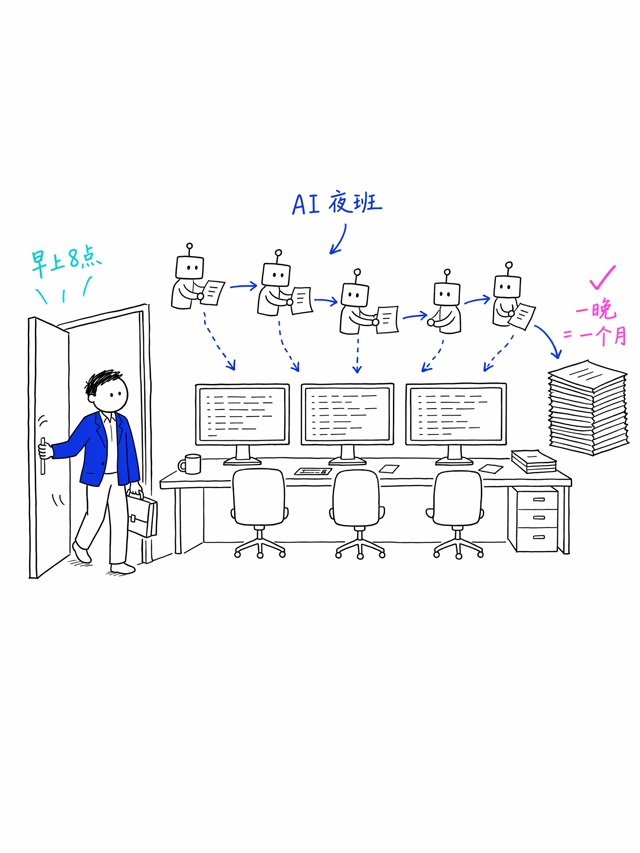
#> input picture examples/sample-s1.png, 640 x 853 px
$ python wb_engine.py ../../examples/sample-s1.png ../../examples/sample-s2.png 1.0 ../../examples/sample-s2.png
#> lines starting #> are read from the running program, lines starting #| are printed output that depends on the picture; after the words box and inside, x2 and y2 are one past the last pixel; in counts of white or black regions, pixels touching at a corner belong together
#> in render_video, img is the input picture: shape (853, 640, 3); mean B, G, R 246.3, 244.8, 244.5
"""Whiteboard draw-on engine: PNG line art -> stroke-ordered reveal animation.
Order map approach: every ink pixel gets a draw-time index following a pen-like
walk along the stroke skeleton. Black strokes first, colored annotations last.
"""
import cv2
import numpy as np
from scipy import ndimage


def build_order(img_bgr, white_thresh=235, sat_thresh=60, group_dilate=9):
    """Return (order_map float32 0..1 for ink px, -1 elsewhere; pen_path list of (order, x, y))."""
#> called with white_thresh = 235, sat_thresh = 60, group_dilate = 9
    gray = cv2.cvtColor(img_bgr, cv2.COLOR_BGR2GRAY)
    hsv = cv2.cvtColor(img_bgr, cv2.COLOR_BGR2HSV)
#> hsv: shape (853, 640, 3); mean H, S, V 4.5, 2.6, 246.3
    ink = gray < white_thresh
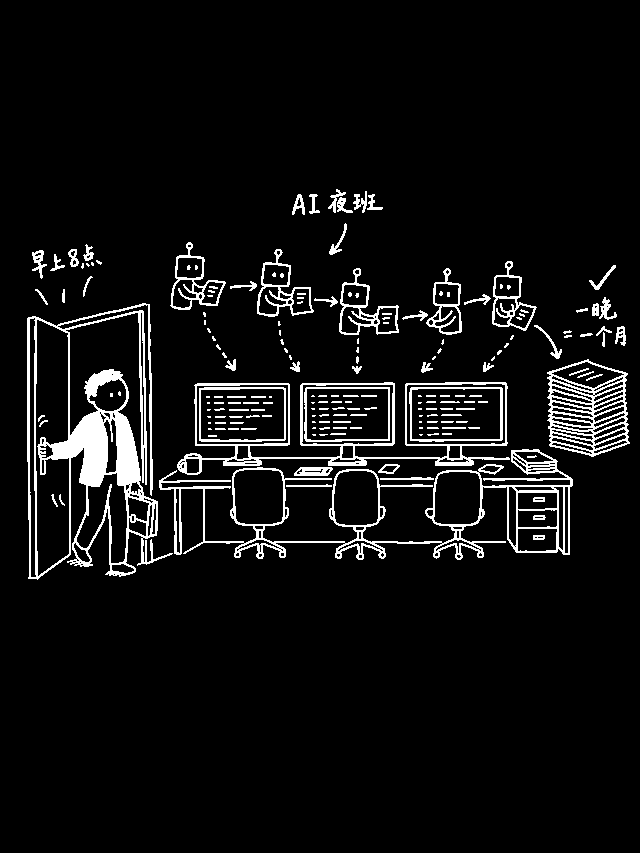
#> ink: shape (853, 640) bool; 6.4% white; 193 white regions (82 under 20 px), largest, box (x1, y1, x2, y2) and area: (27, 303, 173, 580) 10183, (159, 449, 573, 560) 6391, (177, 382, 510, 475) 3748
    colored_core = ink & (hsv[..., 1] > sat_thresh)
#> colored_core: shape (853, 640) bool; 1.1% white; 196 white regions (160 under 20 px), largest, box (x1, y1, x2, y2) and area: (51, 412, 107, 486) 2152, (114, 411, 140, 486) 1180, (32, 250, 47, 279) 167
    # absorb only LIGHT anti-aliased halo pixels around colored strokes/fills;
    # dark black outlines hugging a colored fill must stay in the sketch layer
    k5 = np.ones((7, 7), np.uint8)
    halo = ink & (cv2.dilate(colored_core.astype(np.uint8), k5) > 0) & (gray > 150)
#> halo: shape (853, 640) bool; 0.52% white in thin lines or dots, all inside (x1, y1, x2, y2) = (27, 189, 629, 580)
    colored = colored_core | halo
#> colored: shape (853, 640) bool; 1.5% white; 386 white regions (343 under 20 px), largest, box (x1, y1, x2, y2) and area: (51, 411, 108, 487) 2251, (114, 410, 141, 487) 1254, (32, 250, 47, 279) 180
    black = ink & ~colored
#> black: shape (853, 640) bool; 5% white in thin lines or dots, all inside (x1, y1, x2, y2) = (27, 242, 630, 579)

    H, W = gray.shape
#> H = 853; W = 640
    order = np.full((H, W), -1.0, dtype=np.float64)
    pen_path = []
    counter = 0

    for layer in (black, colored):
        if not layer.any():
            continue
        k = np.ones((group_dilate, group_dilate), np.uint8)
        merged = cv2.dilate(layer.astype(np.uint8), k)
        n, labels = cv2.connectedComponents(merged)
        comps = []
        for i in range(1, n):
            mask = (labels == i) & layer
            npx = int(mask.sum())
            if npx < 12:  # skip specks (still reveal them at end of layer)
                order[mask] = -2  # mark: assign later
                continue
            ys, xs = np.nonzero(mask)
            comps.append({'mask': mask, 'cx': xs.mean(), 'cy': ys.mean(),
                          'x0': xs.min(), 'y0': ys.min()})
        # component order: greedy nearest neighbor starting top-left
        rem = comps[:]
        cur = None
        seq = []
        if rem:
            rem.sort(key=lambda c: c['y0'] * 0.7 + c['x0'] * 0.3)
            cur = rem.pop(0)
            seq.append(cur)
        while rem:
            d = [((c['cx'] - cur['cx']) ** 2 + (c['cy'] - cur['cy']) ** 2, j)
                 for j, c in enumerate(rem)]
            _, j = min(d)
            cur = rem.pop(j)
            seq.append(cur)
        for c in seq:
            counter = _order_component(c['mask'], order, counter, pen_path)
#> this loop made 2 passes
#> n on passes 1 to 2: 7, 79
#> pass 1, in build_order, `n, labels = cv2.connectedComponents(merged)`:
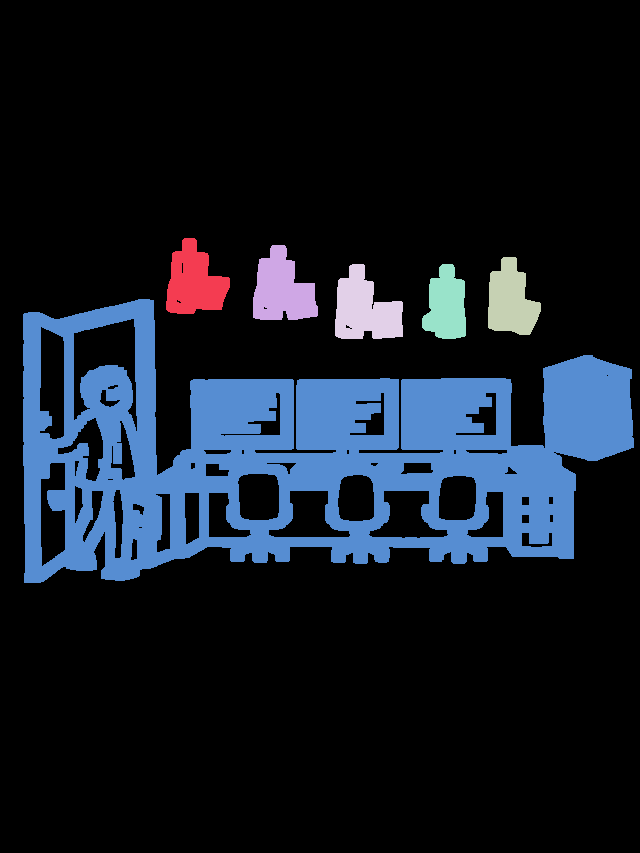
#> labels: shape (853, 640) int32; 7 distinct labels, from 0 to 6; one colour per label, 0 black
#> pass 2, in build_order, `n, labels = cv2.connectedComponents(merged)`:
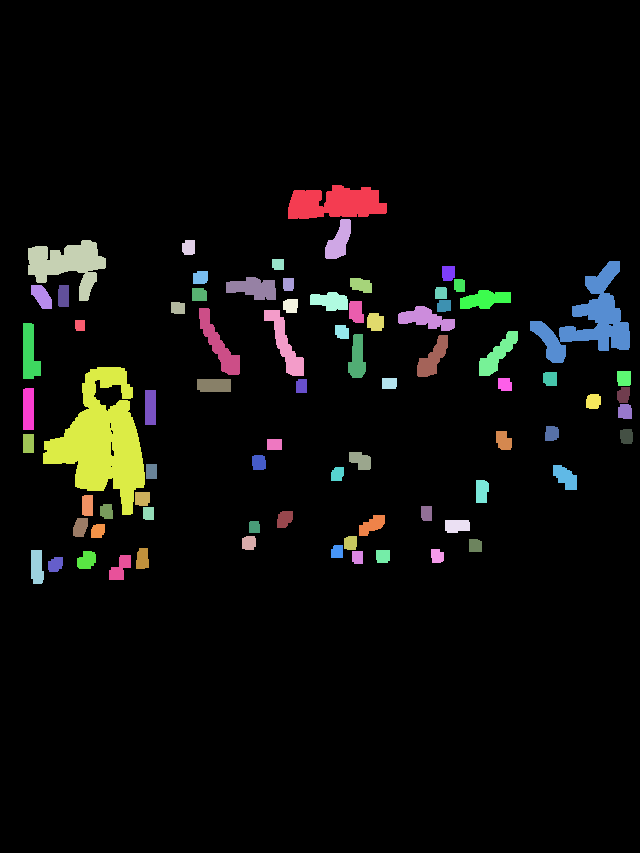
#> labels: shape (853, 640) int32; 79 distinct labels, from 0 to 78; one colour per label, 0 black
#> after the loop:
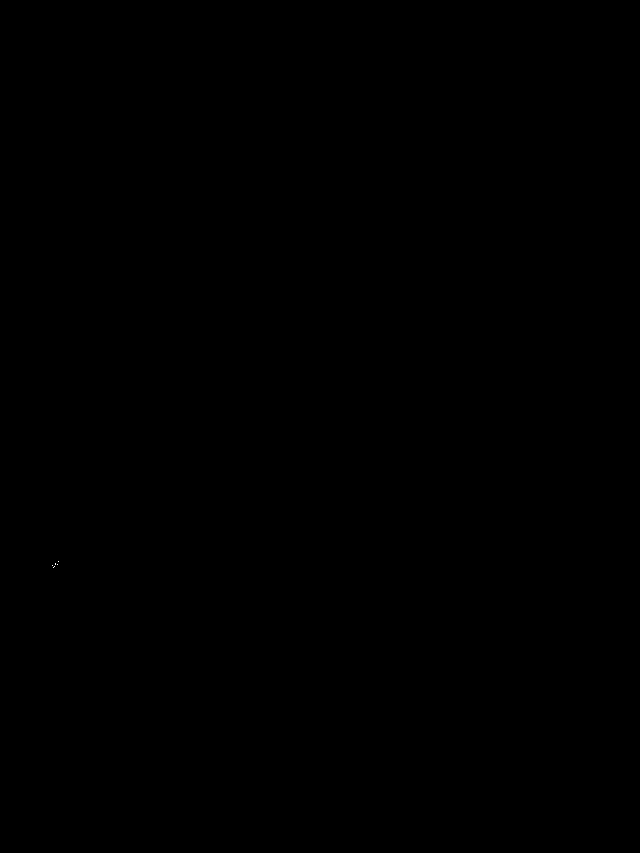
#> mask: shape (853, 640) bool; 0% white in thin lines or dots, all inside (x1, y1, x2, y2) = (52, 561, 59, 568)

    # leftover specks: reveal at the very end quickly
    specks = order == -2
#> specks: shape (853, 640) bool; 0.05% white in thin lines or dots, all inside (x1, y1, x2, y2) = (52, 244, 629, 568)
    if specks.any():
        order[specks] = counter
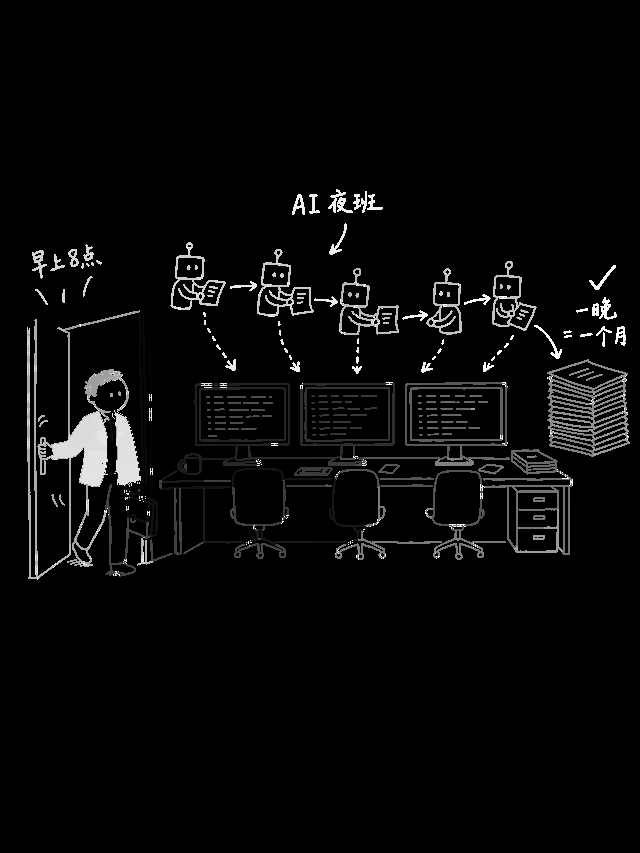
#> order: shape (853, 640) float64; min -1, max 14663, mean 497.1; drawn with min black and max white
        counter += 1

    maxo = max(counter, 1)
    norm = np.where(order >= 0, order / maxo, -1.0).astype(np.float32)
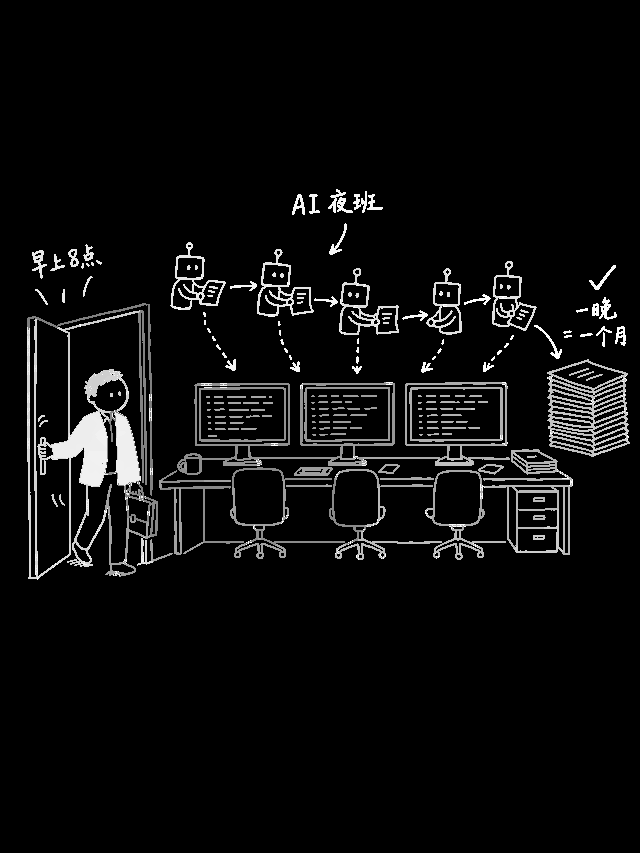
#> norm: shape (853, 640) float32; min -1, max 1, mean -0.902; drawn with min black and max white
    pen = [(o / maxo, x, y) for (o, x, y) in pen_path]
    return norm, pen


def _order_component(mask, order, counter, pen_path):
    """Walk the skeleton like a pen; map every ink px to nearest skeleton px order."""
    from skimage.morphology import skeletonize
    skel = skeletonize(mask)
    if not skel.any():
        order[mask] = counter
        return counter + 1
    pts = np.column_stack(np.nonzero(skel))  # (y, x)
    ptset = {}
    for idx, (y, x) in enumerate(pts):
        ptset[(y, x)] = idx
    visited = np.zeros(len(pts), bool)
    skorder = np.zeros(len(pts), np.float64)

    def neighbors(y, x):
        for dy in (-1, 0, 1):
            for dx in (-1, 0, 1):
                if dy == 0 and dx == 0:
                    continue
                j = ptset.get((y + dy, x + dx))
                if j is not None and not visited[j]:
                    yield j

    # endpoints = skeleton px with exactly 1 neighbor
    def nb_count(y, x):
        return sum(1 for dy in (-1, 0, 1) for dx in (-1, 0, 1)
                   if not (dy == 0 and dx == 0) and (y + dy, x + dx) in ptset)

    start = None
    best = 1e18
    for idx, (y, x) in enumerate(pts):
        if nb_count(y, x) == 1:
            score = y * 0.7 + x * 0.3
            if score < best:
                best, start = score, idx
    if start is None:
        start = int(np.argmin(pts[:, 0] * 0.7 + pts[:, 1] * 0.3))

    c = counter
    cur = start
    stamp_every = 6  # record pen pos every N steps
    step = 0
    while True:
        visited[cur] = True
        skorder[cur] = c
        y, x = pts[cur]
        if step % stamp_every == 0:
            pen_path.append((c, int(x), int(y)))
        step += 1
        c += 1
        nxt = None
        nd = 1e18
        for j in neighbors(y, x):
            d = (pts[j][0] - y) ** 2 + (pts[j][1] - x) ** 2
            if d < nd:
                nd, nxt = d, j
        if nxt is None:
            unv = np.nonzero(~visited)[0]
            if len(unv) == 0:
                break
            d2 = (pts[unv, 0] - y) ** 2 + (pts[unv, 1] - x) ** 2
            nxt = unv[int(np.argmin(d2))]
        cur = nxt

    # map every ink pixel to order of nearest skeleton pixel
    _, (iy, ix) = ndimage.distance_transform_edt(~skel, return_indices=True)
    so = np.zeros(mask.shape, np.float64)
    so[pts[:, 0], pts[:, 1]] = skorder
    fill = so[iy, ix]
    order[mask] = fill[mask]
    return c


def render_video(img_path, out_path, draw_seconds=5.0, hold_seconds=1.5,
                 fps=30, canvas=None, pen_png=None, npy_cache=None):
    """Render draw-on animation of img to mp4. canvas=(W,H) places image centered."""
    import subprocess, os
    img = cv2.imread(img_path, cv2.IMREAD_COLOR)
    if npy_cache and os.path.exists(npy_cache):
        d = np.load(npy_cache, allow_pickle=True).item()
        order, pen = d['order'], d['pen']
    else:
        order, pen = build_order(img)
#> pen = 2467 items, first 6: (0, 28, 329), (0.000409, 28, 323), (0.000818, 30, 317), (0.00123, 36, 318), (0.00164, 42, 320), (0.00205, 48, 323)
        if npy_cache:
            np.save(npy_cache, {'order': order, 'pen': pen})
    H, W = order.shape
#> H = 853; W = 640
    total = int((draw_seconds + hold_seconds) * fps)
    draw_f = int(draw_seconds * fps)
    pen_img = None
    if pen_png:
        pen_img = cv2.imread(pen_png, cv2.IMREAD_UNCHANGED)
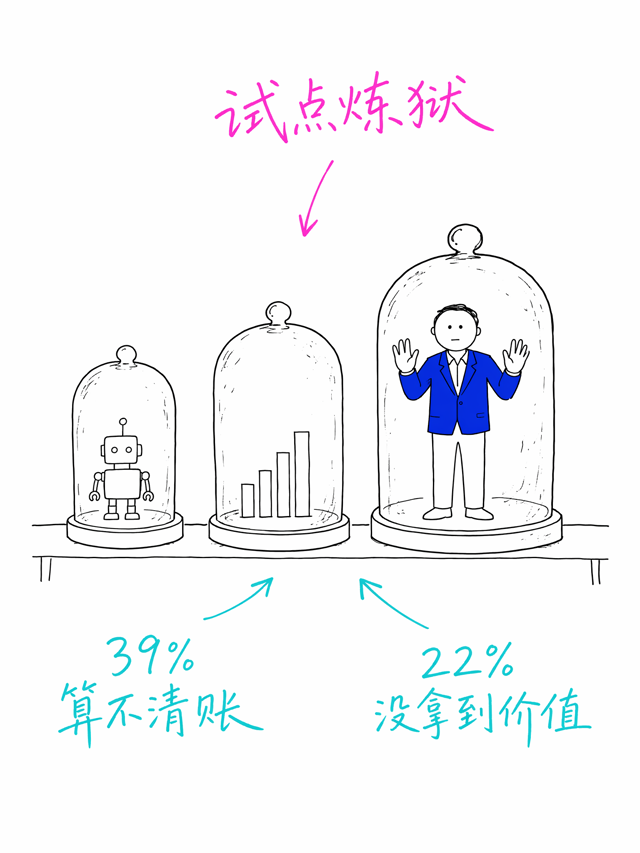
#> input picture examples/sample-s2.png, 640 x 853 px
#> pen_img is the input picture: shape (853, 640, 3); mean B, G, R 248.2, 245.6, 244.4

    cw, ch = canvas if canvas else (W, H)
#> cw = 640; ch = 853
    ox, oy = (cw - W) // 2, (ch - H) // 2
#> ox = 0; oy = 0
    white_full = np.full((ch, cw, 3), 255, np.uint8)
#> white_full: shape (853, 640, 3); every value is 255

    pen_arr = np.array([(o, x, y) for o, x, y in pen]) if pen else None
#> pen_arr = 2467 rows, first 8: [0, 28, 329], [0.000409, 28, 323], [0.000818, 30, 317], [0.00123, 36, 318], [0.00164, 42, 320], [0.00205, 48, 323], [0.00245, 54, 325], [0.00286, 60, 324]

    cmd = ['ffmpeg', '-y', '-f', 'rawvideo', '-pix_fmt', 'bgr24',
           '-s', f'{cw}x{ch}', '-r', str(fps), '-i', '-',
           '-c:v', 'libx264', '-preset', 'fast', '-crf', '17',
           '-pix_fmt', 'yuv420p', out_path]
#> (the run stopped early here; a loop or call above may not have finished)
